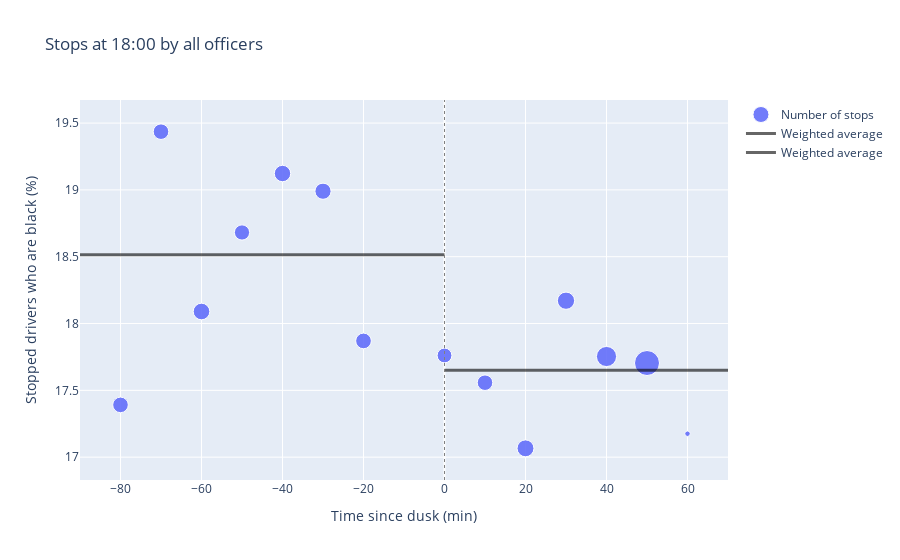

This figure's notebook cell:
### Markdown cell above
First plot : n average on the year, for all officers: see that the vod works

### Code cell
df_to_exploit = copy(df_new_version)

plot_1sub_Aoff(df_new_version, plot=True,  off_cat_name='all', \
                 off_cat_values=['white', 'black', 'hispanic'], sub_race= 'black', dusk_time='18:00', county_name=None, filename='basic_1800.html')

### Figure 1 — Plotly figure (JSON) as saved in the notebook; plotly's stock layout.template omitted (floating-point values rounded to 4 significant figures)
{"data": [{"marker": {"color": "#636EFA", "opacity": 0.9, "size": [15.58, 15.59, 16.59, 15.25, 16.39, 16.18, 15.67, 14.78, 15.55, 16.89, 17.25, 20.13, 25, 5.487]}, "mode": "markers", "name": "Number of stops", "text": ["count: 2231", "count: 2233", "count: 2377", "count: 2184", "count: 2348", "count: 2317", "count: 2244", "count: 2117", "count: 2227", "count: 2420", "count: 2471", "count: 2884", "count: 3581", "count: 786"], "type": "scatter", "x": [-80, -70, -60, -50, -40, -30, -20, 0, 10, 20, 30, 40, 50, 60], "xaxis": "x", "y": [17.39, 19.44, 18.09, 18.68, 19.12, 18.99, 17.87, 17.76, 17.56, 17.07, 18.17, 17.75, 17.7, 17.18], "yaxis": "y"}, {"line": {"color": "Black", "dash": "solid", "width": 3}, "mode": "lines", "name": "Weighted average", "opacity": 0.6, "text": "Weighted mean: 18.51386971256433", "type": "scatter", "x": [-90, -83.57, -77.14, -70.71, -64.29, -57.86, -51.43, -45, -38.57, -32.14, -25.71, -19.29, -12.86, -6.429, 0], "xaxis": "x", "y": [18.51, 18.51, 18.51, 18.51, 18.51, 18.51, 18.51, 18.51, 18.51, 18.51, 18.51, 18.51, 18.51, 18.51, 18.51], "yaxis": "y"}, {"line": {"color": "Black", "dash": "solid", "width": 3}, "mode": "lines", "name": "Weighted average", "opacity": 0.6, "text": "Weighted mean: 17.651340531359942", "type": "scatter", "x": [0, 5, 10, 15, 20, 25, 30, 35, 40, 45, 50, 55, 60, 65, 70], "xaxis": "x", "y": [17.65, 17.65, 17.65, 17.65, 17.65, 17.65, 17.65, 17.65, 17.65, 17.65, 17.65, 17.65, 17.65, 17.65, 17.65], "yaxis": "y"}], "layout": {"autosize": true, "shapes": [{"line": {"color": "Grey", "dash": "dot", "width": 1}, "type": "line", "x0": 0, "x1": 0, "xref": "x", "y0": 16.83, "y1": 19.67, "yref": "y"}], "title": {"text": "Stops at 18:00 by all officers"}, "xaxis": {"anchor": "y", "domain": [0, 1], "range": [-90, 70], "title": {"text": "Time since dusk (min)"}}, "yaxis": {"anchor": "x", "domain": [0, 1], "range": [16.83, 19.67], "title": {"text": "Stopped drivers who are black (%)"}}}}
